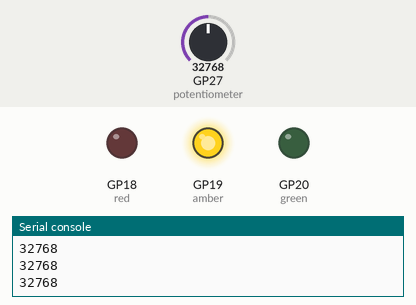
Bench run of a program on a simulated Raspberry Pi Pico running MicroPython. Shown: output pins drawn as LEDs (lit = HIGH), the last lines printed to the serial console. The inputs (shaded band) are chosen by the test bench; at power-on: GP27 (potentiometer) = 32768 (analog values on the 0–65535 scale).

Above: at 1.2 s.
1.3 s: GP27 (potentiometer) set to 39264
2.8 s: GP27 (potentiometer) set to 40528
At 3.5 s:
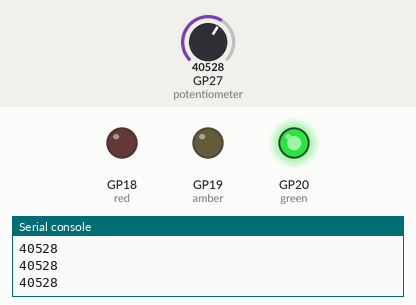
4.4 s: GP27 (potentiometer) set to 19660
At 4.8 s:
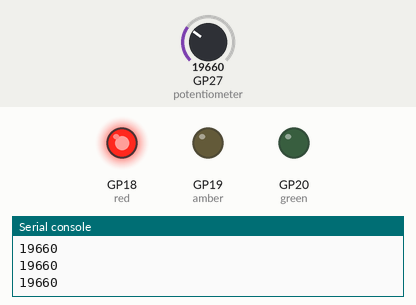
6.0 s: GP27 (potentiometer) set to 20816
At 7.3 s:
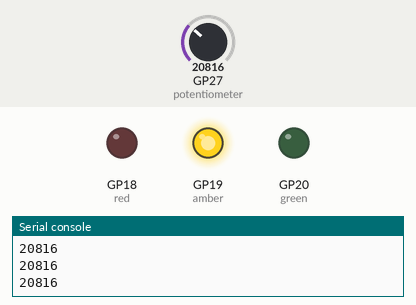
7.6 s: GP27 (potentiometer) set to 19345
At 8.7 s:
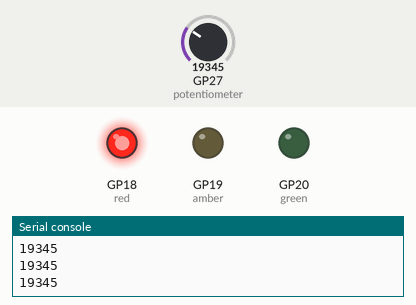
Timing chart, 0 to 10.2 s (numbered marks = the images above; inputs shaded):
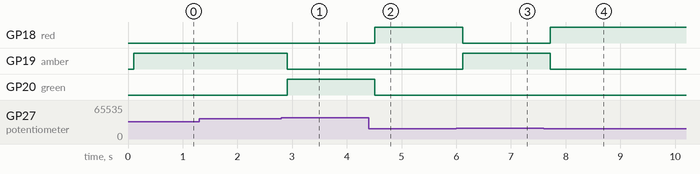

Measured:
- the behaviour switches between 39984 and 40000 on GP27 (potentiometer) (found by bisection; images 0 and 1)
- the behaviour switches between 20000 and 20016 on GP27 (potentiometer) (found by bisection; images 2 and 3)
- after the input at 2.8 s, GP19 (amber): HIGH → LOW after 0.11 s; GP20 (green): LOW → HIGH after 0.11 s
- after the input at 4.4 s, GP18 (red): LOW → HIGH after 0.11 s; GP20 (green): HIGH → LOW after 0.11 s
- after the input at 6.0 s, GP18 (red): HIGH → LOW after 0.11 s; GP19 (amber): LOW → HIGH after 0.11 s
- after the input at 7.6 s, GP18 (red): LOW → HIGH after 0.12 s; GP19 (amber): HIGH → LOW after 0.12 s

The program:

ledColorFromAnalogueInput.py
```python
from machine import ADC, Pin
import time

potentiometer = ADC(Pin(27))

red = Pin(18, Pin.OUT)
amber = Pin(19, Pin.OUT)
green = Pin(20, Pin.OUT)

reading = 0

while True:

    reading = potentiometer.read_u16()

    print(reading)

    time.sleep(0.1)

    if reading <= 20000:

        red.value(1)
        amber.value(0)
        green.value(0)

    elif 20000 < reading < 40000:

        red.value(0)
        amber.value(1)
        green.value(0)

    if reading >= 40000:

        red.value(0)
        amber.value(0)
        green.value(1)
```
